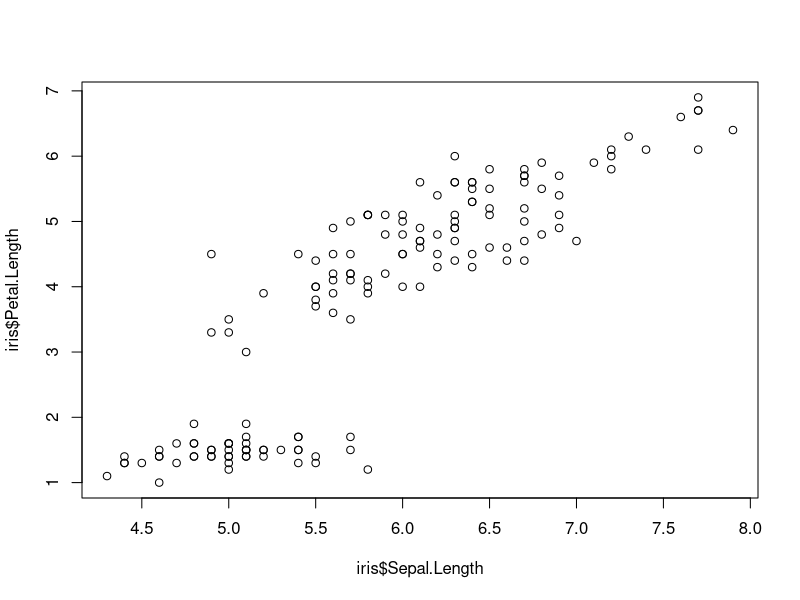

This figure's R source:
## ---- chunk 1
library(dplyr)
## ---- chunk 2
# This code does not run
# is.numeric(1)

# This code does run
is.numeric(1)
## ---- chunk 3
print("The code is still running")
## ---- chunk 4
# load data
data(iris)
## ---- chunk 5
# display first 6 rows of data
head(iris)

# display a list of column names
colnames(iris)

# plot data
plot(iris$Sepal.Length, iris$Petal.Length)
## ---- chunk 6
plant_data <- iris

# pare down data to only setosa records
setosa_data <- subset(plant_data, Species == "setosa")
unique(setosa_data$Species)
## ---- chunk 7
# Note: piping requires the "dplyr" library (loaded above)
# Display unique species names
unique(iris$Species)

# create a new variable with only setosa species
setosa_data <- iris %>%
  subset(Species == "setosa")

# Display unique species names
unique(setosa_data$Species)
